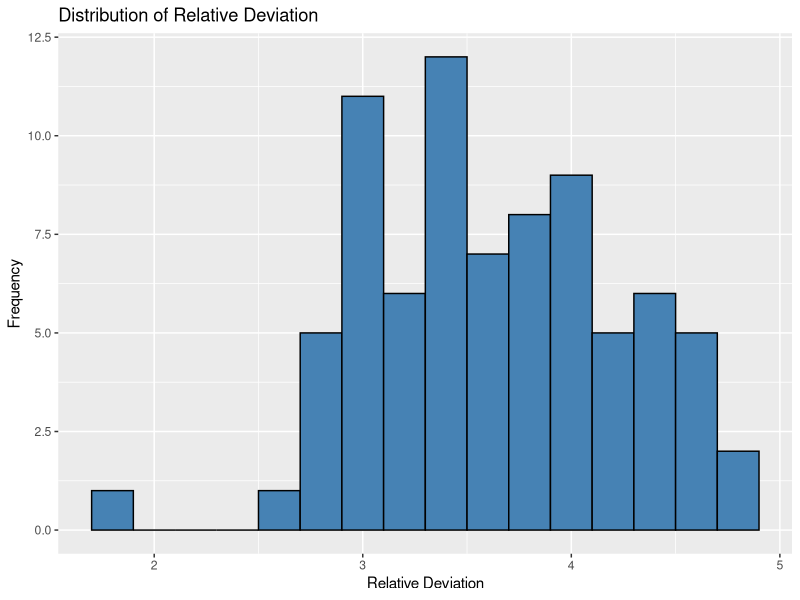

Write R code to recreate this figure.
# Load required packages
library(ggplot2)

# Read the CSV file
data <- read.csv("raw_results/results_best.csv")

# Calculate the relative deviation
results_ex_rd <- subset(data, permutation == "exchange" & initial == "random")

# Plot the distribution of the relative deviation
ggplot(results_ex_rd, aes(x = relative_deviation)) +
    geom_histogram(binwidth = 0.2, fill = "steelblue", color = "#000000") +
    labs(title = "Distribution of Relative Deviation",
             x = "Relative Deviation",
             y = "Frequency")